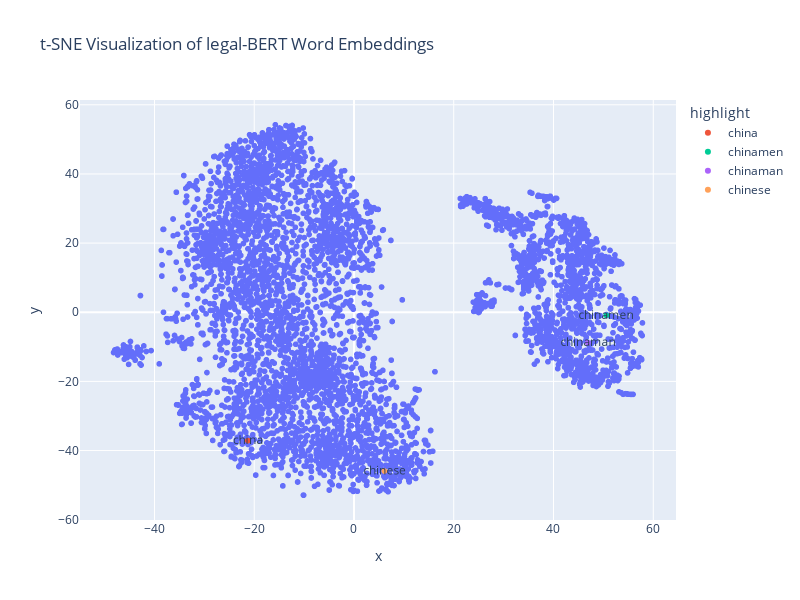

Notebook cell for this chart:
### Code cell
# Create a DataFrame for visualization
import plotly.express as px

df_tsne = pd.DataFrame(tsne_results, columns=['x', 'y'])
df_tsne['word'] = list(word_embeddings.keys())
# Highlight the word 'chinese' in the plot
keywords = ["chinese", "china", "chinaman", "chinamen"]
df_tsne['highlight'] = df_tsne['word'].apply(lambda x: x if x in keywords else '')

fig = px.scatter(
    df_tsne,
    x='x',
    y='y',
    title='t-SNE Visualization of legal-BERT Word Embeddings',
    color='highlight',                        
    hover_data=['word'], 
    text= 'highlight',
    height=600,
    width=800
)

fig.show()

### Figure 1 — Plotly figure (JSON) as saved in the notebook; plotly's stock layout.template omitted (floating-point values rounded to 4 significant figures; data arrays with more than 128 entries replaced by an {"elided": "..."} marker saying what was removed)
{"data": [{"customdata": {"elided": "4894x1 str values"}, "hovertemplate": "highlight=%{text}<br>x=%{x}<br>y=%{y}<br>word=%{customdata[0]}<extra></extra>", "legendgroup": "", "marker": {"color": "#636efa", "symbol": "circle"}, "mode": "markers+text", "name": "", "showlegend": false, "text": {"elided": "4894 str values"}, "type": "scattergl", "x": {"elided": "4894 float values"}, "xaxis": "x", "y": {"elided": "4894 float values"}, "yaxis": "y"}, {"customdata": [["china"]], "hovertemplate": "highlight=%{text}<br>x=%{x}<br>y=%{y}<br>word=%{customdata[0]}<extra></extra>", "legendgroup": "china", "marker": {"color": "#EF553B", "symbol": "circle"}, "mode": "markers+text", "name": "china", "showlegend": true, "text": ["china"], "type": "scattergl", "x": [-21.27], "xaxis": "x", "y": [-37.13], "yaxis": "y"}, {"customdata": [["chinamen"]], "hovertemplate": "highlight=%{text}<br>x=%{x}<br>y=%{y}<br>word=%{customdata[0]}<extra></extra>", "legendgroup": "chinamen", "marker": {"color": "#00cc96", "symbol": "circle"}, "mode": "markers+text", "name": "chinamen", "showlegend": true, "text": ["chinamen"], "type": "scattergl", "x": [50.57], "xaxis": "x", "y": [-0.8909], "yaxis": "y"}, {"customdata": [["chinaman"]], "hovertemplate": "highlight=%{text}<br>x=%{x}<br>y=%{y}<br>word=%{customdata[0]}<extra></extra>", "legendgroup": "chinaman", "marker": {"color": "#ab63fa", "symbol": "circle"}, "mode": "markers+text", "name": "chinaman", "showlegend": true, "text": ["chinaman"], "type": "scattergl", "x": [46.9], "xaxis": "x", "y": [-8.806], "yaxis": "y"}, {"customdata": [["chinese"]], "hovertemplate": "highlight=%{text}<br>x=%{x}<br>y=%{y}<br>word=%{customdata[0]}<extra></extra>", "legendgroup": "chinese", "marker": {"color": "#FFA15A", "symbol": "circle"}, "mode": "markers+text", "name": "chinese", "showlegend": true, "text": ["chinese"], "type": "scattergl", "x": [6.1], "xaxis": "x", "y": [-45.94], "yaxis": "y"}], "layout": {"height": 600, "legend": {"title": {"text": "highlight"}, "tracegroupgap": 0}, "title": {"text": "t-SNE Visualization of legal-BERT Word Embeddings"}, "width": 800, "xaxis": {"anchor": "y", "domain": [0, 1], "title": {"text": "x"}}, "yaxis": {"anchor": "x", "domain": [0, 1], "title": {"text": "y"}}}}
